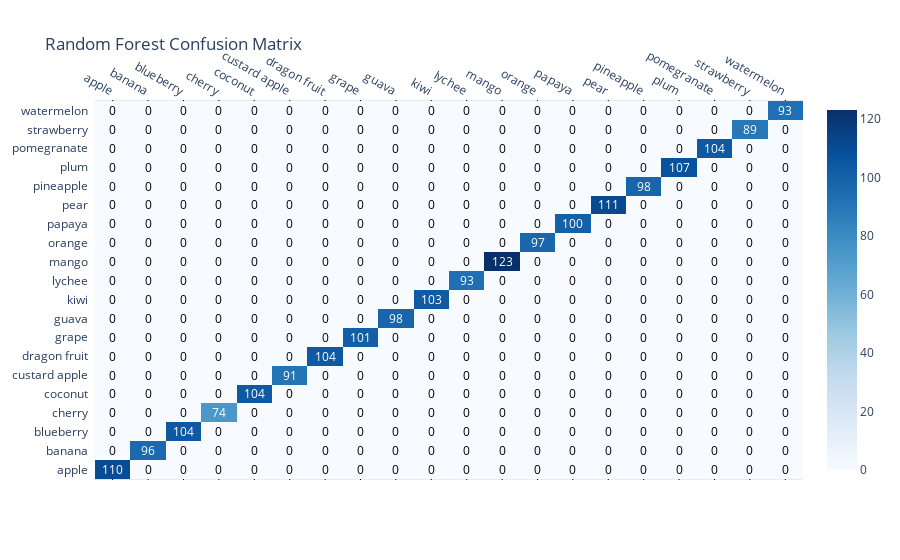

Here is the notebook cell this chart was saved with:
### Markdown cell above
**Damn that's accurate** <br>
huh........ the dataset has a very weighted determinant, let see if it holds up tho

### Code cell
# Let's get a Confusion Matrix out there
cm = confusion_matrix(y_test, y_pred_rf)
fig = ff.create_annotated_heatmap(
    z=cm, 
    x=le_y.classes_.tolist(), 
    y=le_y.classes_.tolist(),
    colorscale='Blues', showscale=True
)
fig.update_layout(title="Random Forest Confusion Matrix")
fig.show()
